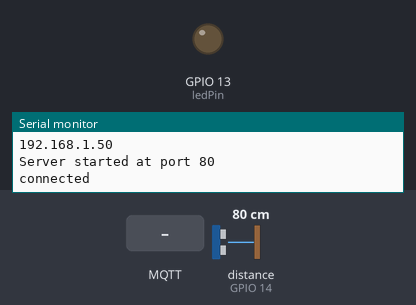
Bench run of a sketch on a simulated ESP8266 (NodeMCU). Shown: output pins drawn as LEDs (lit = HIGH), the last lines printed to the serial monitor. Wiring (inferred from the names in the program): ultrasonic range finder: trigger GPIO 12; echo GPIO 14. The test bench sets the inputs (shaded band); at power-on: distance to the obstacle (sensor on GPIO 14) 80 cm. The echo pulse lasts 58.3 µs per cm; WiFi joins after 1.5 s; servers stay silent unless stated; no MQTT or app messages arrive unless stated; pins used as bus, display or sensor lines are not drawn.

Above: at 2.7 s.
2.8 s: MQTT message "on" arrives on the first subscribed topic
At 4.0 s:
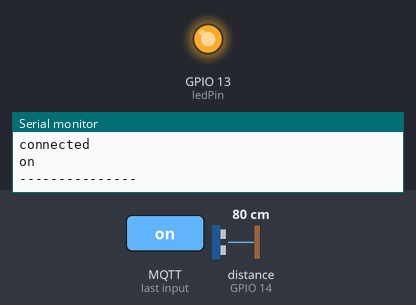
4.3 s: MQTT message "1" arrives on the first subscribed topic
At 5.2 s:
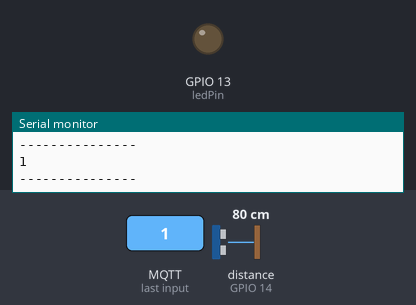
Timing chart, 0 to 7.3 s (numbered marks = the images above; inputs shaded):
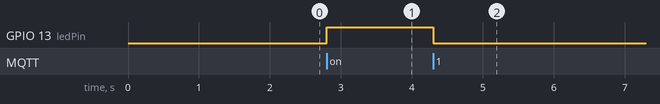

Measured:
- after the input at 2.8 s, GPIO 13 (ledPin): LOW → HIGH at once
- after the input at 4.3 s, GPIO 13 (ledPin): HIGH → LOW at once

The sketch:

sub.ino
```cpp
#include "Config.h"
#include "Wifi.h"
#include "Server.h"
#include "Mqtt.h"
#include <SoftwareSerial.h>

#define echoPin 14
#define trigPin 12
#define senPin A0

long duration;
int distance;

SoftwareSerial swrSer(4, 5);

int getDistance() {
  // Clears the trigPin condition
  digitalWrite(trigPin, LOW);
  delayMicroseconds(2);
  // Sets the trigPin HIGH (ACTIVE) for 10 microseconds
  digitalWrite(trigPin, HIGH);
  delayMicroseconds(10);
  digitalWrite(trigPin, LOW);
  // Reads the echoPin, returns the sound wave travel time in microseconds
  duration = pulseIn(echoPin, HIGH);
  // Calculating the distance
  distance = duration * 0.034 / 2; // Speed of sound wave divided by 2 (go and back)
  return distance;
}

int getBright() {
  return analogRead(senPin);
}

void setup() {
  pinMode(trigPin, OUTPUT);
  pinMode(echoPin, INPUT);
  pinMode(senPin, INPUT);
  pinMode(ledPin, OUTPUT);

  Serial.begin(9600);
  swrSer.begin(9600);

  WIFI_init(false);
  server_init();
  MQTT_init();

  while(!Serial) {}
  while(!swrSer) {}

  mqtt_client.subscribe(String("lab/dungeon/cv9t").c_str());
}

void loop() {
  mqtt_client.loop();

  server.handleClient();

  int data;
  char prefix;

  if (isBright) {
    data = getBright();
    prefix = 'b';
  } else {
    data = getDistance();
    prefix = 'd';
  }

  swrSer.println(String(prefix) + String(data));

  // delay(250);
}
```

Mqtt.h
```cpp
#include <PubSubClient.h>

PubSubClient mqtt_client(network_client);

String mqtt_broker = "broker.emqx.io";
int mqtt_port = 1883;

void callback(char* topic, byte* payload, unsigned int length){
  String str = "";

  for (int i = 0; i < length; i++){
    str += (char)payload[i];
  }

  if (str == "on") {
    digitalWrite(ledPin, HIGH);
  } else {
    digitalWrite(ledPin, LOW);
  }

  Serial.println(str);
  Serial.println("---------------");
}

void MQTT_init() {
  mqtt_client.setServer(mqtt_broker.c_str(), mqtt_port);
  mqtt_client.setCallback(callback);
  while(!mqtt_client.connected()) {
    if (mqtt_client.connect("ESP8266")) {
      Serial.println("connected");
    } else {
      Serial.print("failed with state ");
      Serial.println(mqtt_client.state());
      delay(2000);
    }
  }
}
```

Server.h
```cpp
#include <ESP8266WebServer.h>

ESP8266WebServer server(80);

bool isBright = false;

void handleRoot() {
  String form = "<form action=\"/\" method=\"POST\">";
  form = form + "<input type=\"submit\" value=\"Switch\">";
  form = form + "<h1>";
  if (isBright) {
    form = form + "Bright";
  } else {
    form = form + "Sonic";
  }
  form = form + "</h1>";
  form = form + "</form>";
  server.send(200, "text/html", form);
}

void handleSwitch() {
  isBright = !isBright;
  server.sendHeader("Location", "/");
  server.send(303);
}

void handleNotFound() {
  server.send(404, "text/plan", "404;Not found");
}

void server_init(){
  server.on("/", HTTP_GET, handleRoot);
  server.on("/", HTTP_POST, handleSwitch);
  server.onNotFound(handleNotFound);
  server.begin();
  Serial.println("Server started at port 80");
}
```

Wifi.h
```cpp
#include <ESP8266WiFi.h>
#include <WiFiClient.h>
#include <ESP8266WiFiMulti.h>

ESP8266WiFiMulti wifiMulti;
WiFiClient network_client;

String ip = "IP unset";
String password = "12345678";
String ssid_prefix = "ESP8266_cv9t";

char* ssidCLI = "Test123";
char* passwordCLI = "ubuntu12";

String id(){
  uint8_t mac[WL_MAC_ADDR_LENGTH];
  WiFi.softAPmacAddress(mac);
  String macID = String(mac[WL_MAC_ADDR_LENGTH - 2], HEX) + String(mac[WL_MAC_ADDR_LENGTH - 1], HEX);
  macID.toUpperCase();
  return macID;
}

bool StartAPMode() {
  IPAddress apIP(192, 168, 4, 1);
  WiFi.disconnect();
  WiFi.mode(WIFI_AP);
  WiFi.softAPConfig(apIP, apIP, IPAddress(255, 255, 255, 0));
  WiFi.softAP((ssid_prefix + " " + id()).c_str(), password.c_str());
  Serial.println("");
  Serial.println("WiFi up in AP mode with name: "+ ssid_prefix + " " + id());
  return true;
}

void StartCLIMode() {
  wifiMulti.addAP(ssidCLI, passwordCLI);
  while(wifiMulti.run() != WL_CONNECTED) {
  }
}

void WIFI_init(bool mode_ap) {
  if (mode_ap) {
    StartAPMode();
    ip = WiFi.softAPIP().toString();
  } else {
    StartCLIMode();
    ip = WiFi.localIP().toString();
  }
  Serial.println("IP address: ");
  Serial.println(ip);
}
```

Config.h
```cpp
const int ledPin = 13;
```
